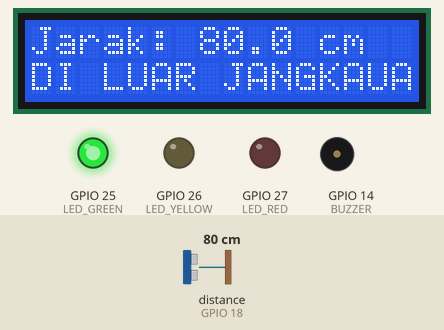
This sketch was run on a simulated ESP32. Shown: 16×2 character LCD, output pins drawn as LEDs (lit = HIGH), buzzer (waves = sounding, pin HIGH). Wiring (inferred from the names in the program): ultrasonic range finder: trigger GPIO 5; echo GPIO 18. The test bench sets the inputs (shaded band); at power-on: distance to the obstacle (sensor on GPIO 18) 80 cm. The echo pulse lasts 58.3 µs per cm; WiFi joins after 1.5 s; servers stay silent unless stated; pins used as bus, display or sensor lines are not drawn.

Above: at 3.5 s.
3.6 s: distance to the obstacle (sensor on GPIO 18) set to 27 cm
At 4.5 s:
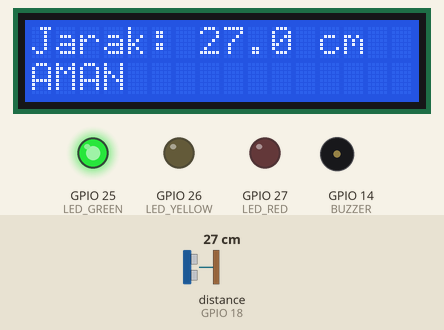
5.4 s: distance to the obstacle (sensor on GPIO 18) set to 22 cm
At 7.1 s:
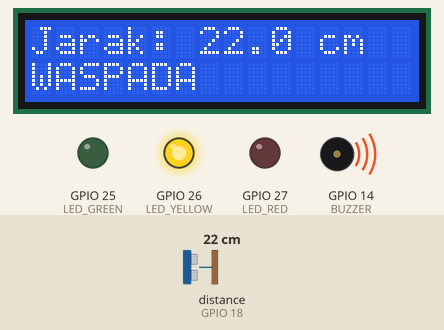
7.4 s: distance to the obstacle (sensor on GPIO 18) set to 17 cm
At 8.8 s:
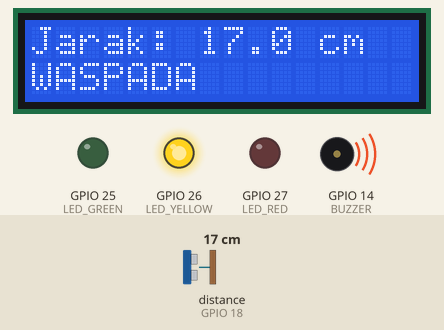
9.4 s: distance to the obstacle (sensor on GPIO 18) set to 13 cm
At 10.3 s:
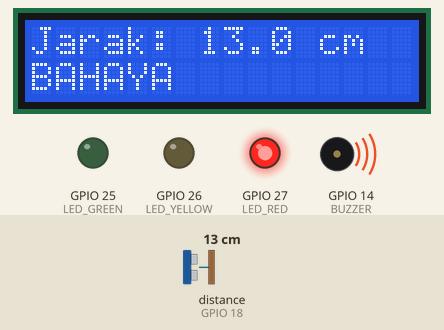
Timing chart, 0 to 12.4 s (numbered marks = the images above; inputs shaded):
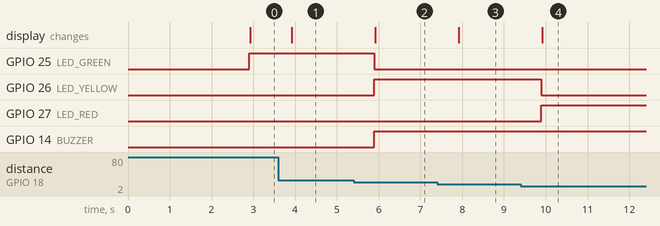

The sketch:

parking-sensor.ino
```cpp
#define BLYNK_TEMPLATE_ID "YOUR_TEMPLATE_ID"
#define BLYNK_TEMPLATE_NAME "Parking Sensor"
#define BLYNK_AUTH_TOKEN "YOUR_AUTH_TOKEN"

#include <WiFi.h>
#include <BlynkSimpleEsp32.h>
#include <Wire.h>
#include <LiquidCrystal_I2C.h>

char ssid[] = "YOUR_WIFI";
char pass[] = "YOUR_PASSWORD";

#define TRIG_PIN 5
#define ECHO_PIN 18

#define LED_GREEN 25
#define LED_YELLOW 26
#define LED_RED 27
#define BUZZER 14

LiquidCrystal_I2C lcd(0x27, 16, 2);

BlynkTimer timer;

float distanceCm;

float readDistance() {
  digitalWrite(TRIG_PIN, LOW);
  delayMicroseconds(2);

  digitalWrite(TRIG_PIN, HIGH);
  delayMicroseconds(10);
  digitalWrite(TRIG_PIN, LOW);

  long duration = pulseIn(ECHO_PIN, HIGH, 30000);

  if (duration == 0) {
    return -1;
  }

  return duration * 0.0343 / 2;
}

void sendData() {
  distanceCm = readDistance();

  String status;

  digitalWrite(LED_GREEN, LOW);
  digitalWrite(LED_YELLOW, LOW);
  digitalWrite(LED_RED, LOW);
  digitalWrite(BUZZER, LOW);

  if (distanceCm > 30) {
    status = "DI LUAR JANGKAUAN";
    digitalWrite(LED_GREEN, HIGH);
  }
  else if (distanceCm >= 25) {
    status = "AMAN";
    digitalWrite(LED_GREEN, HIGH);
  }
  else if (distanceCm >= 15) {
    status = "WASPADA";
    digitalWrite(LED_YELLOW, HIGH);
    digitalWrite(BUZZER, HIGH);
  }
  else if (distanceCm >= 0) {
    status = "BAHAYA";
    digitalWrite(LED_RED, HIGH);
    digitalWrite(BUZZER, HIGH);
  }
  else {
    status = "SENSOR ERROR";
  }

  lcd.clear();
  lcd.setCursor(0, 0);

  if (distanceCm >= 0) {
    lcd.print("Jarak: ");
    lcd.print(distanceCm, 1);
    lcd.print(" cm");
  } else {
    lcd.print("Sensor Error");
  }

  lcd.setCursor(0, 1);
  lcd.print(status);

  Blynk.virtualWrite(V0, distanceCm);
  Blynk.virtualWrite(V1, status);
}

void setup() {
  Serial.begin(115200);

  pinMode(TRIG_PIN, OUTPUT);
  pinMode(ECHO_PIN, INPUT);

  pinMode(LED_GREEN, OUTPUT);
  pinMode(LED_YELLOW, OUTPUT);
  pinMode(LED_RED, OUTPUT);
  pinMode(BUZZER, OUTPUT);

  lcd.init();
  lcd.backlight();

  lcd.setCursor(0, 0);
  lcd.print("Parking Sensor");
  lcd.setCursor(0, 1);
  lcd.print("Starting...");

  Blynk.begin(BLYNK_AUTH_TOKEN, ssid, pass);

  timer.setInterval(1000L, sendData);
}

void loop() {
  Blynk.run();
  timer.run();
}
```

Measured:
- the behaviour switches between 25 and 24 cm on distance to the obstacle (sensor on GPIO 18) (found by bisection; images 1 and 2)
- the behaviour switches between 15 and 14 cm on distance to the obstacle (sensor on GPIO 18) (found by bisection; images 3 and 4)
- after the input at 3.6 s, the display: changes after 0.32 s (image 1)
- after the input at 5.4 s, GPIO 25 (LED_GREEN): HIGH → LOW after 0.49 s; GPIO 26 (LED_YELLOW), GPIO 14 (BUZZER): LOW → HIGH after 0.49 s; the display: changes after 0.52 s (image 2)
- after the input at 7.4 s, the display: changes after 0.52 s (image 3)
- after the input at 9.4 s, GPIO 26 (LED_YELLOW): HIGH → LOW after 0.49 s; GPIO 27 (LED_RED): LOW → HIGH after 0.49 s; the display: changes after 0.52 s (image 4)
